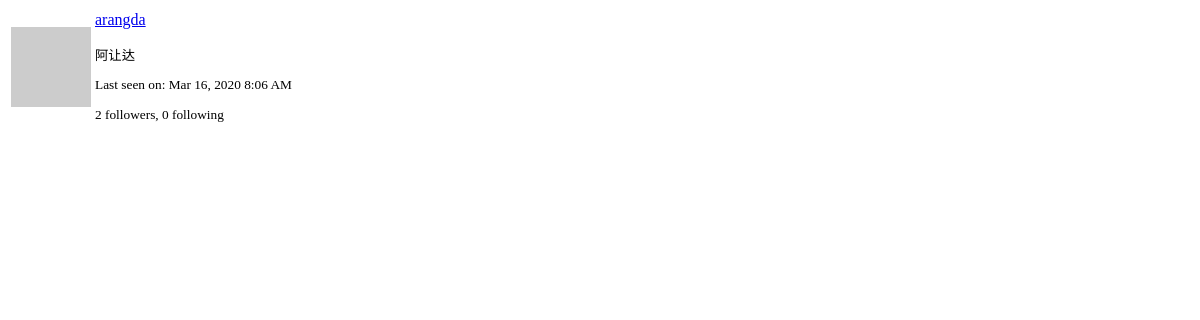
Before: /user/arangda/popup (signed in) with the older database file.
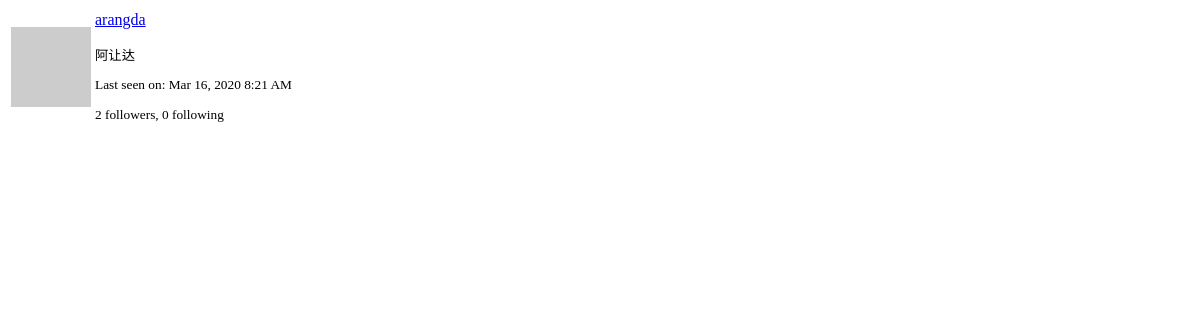
After: the same page with the newer database file.
### app/models.py (models this page shows, shortened)
class User(UserMixin,db.Model):
    id = db.Column(db.Integer,primary_key=True)
    username = db.Column(db.String(64),index=True,unique=True)
    email = db.Column(db.String(120),index=True,unique=True)
    password_hash = db.Column(db.String(128))
    about_me = db.Column(db.String(140))
    last_seen = db.Column(db.DateTime,default=datetime.utcnow)
    posts = db.relationship('Post',backref='author',lazy='dynamic')
    messages_sent = db.relationship('Message',
                                    foreign_keys='Message.sender_id',
                                    backref='author', lazy='dynamic')
    messages_received = db.relationship('Message',
                                        foreign_keys='Message.recipient_id',
                                        backref='recipient', lazy='dynamic')
    last_message_read_time = db.Column(db.DateTime)
    notifications = db.relationship('Notification',backref='user',lazy='dynamic')
    followed = db.relationship(
        'User',secondary=followers,
        primaryjoin=(followers.c.follower_id == id),
        secondaryjoin=(followers.c.followed_id == id),
        backref=db.backref('followers',lazy='dynamic'),lazy='dynamic'
    )
    tasks = db.relationship('Task',backref='user',lazy='dynamic')
    def avatar(self,size):
        digest = md5(self.email.lower().encode('utf-8')).hexdigest()
        return 'https://www.gravatar.com/avatar/{}?d=identicon&s={}'.format(digest,size)

### app/main/routes.py (the view)
@bp.route('/user/<username>/popup')
@login_required
def user_popup(username):
    user = User.query.filter_by(username=username).first_or_404()
    return render_template('user_popup.html',user=user)

### app/main/routes.py (called while the page is built)
@bp.before_app_request
def before_request():
    g.locale = str(get_locale())
    if current_user.is_authenticated:
        current_user.last_seen = datetime.utcnow()
        db.session.commit()

### app/models.py (called while the page is built)
@login.user_loader
def load_user(id):
    return User.query.get(int(id))

### app/templates/user_popup.html (shortened to what this page needs)
<table class="table">
    <tr>
        <td width="64" style="border: 0px;"><img src="{{ user.avatar(64) }}"></td>
        <td style="border: 0px;">
            <p>
                <a href="{{ url_for('main.user', username=user.username) }}">
                    {{ user.username }}
                </a>
            </p>
            <small>
                {% if user.about_me %}<p>{{ user.about_me }}</p>{% endif %}
                {% if user.last_seen %}
                <p>{{ _('Last seen on') }}:
                   {{ moment(user.last_seen).format('lll') }}</p>
                {% endif %}
                <p>{{ _('%(count)d followers', count=user.followers.count()) }},
                   {{ _('%(count)d following', count=user.followed.count()) }}</p>
            </small>
        </td>
    </tr>
</table>

Changed rows visible on the page:
changed User "arangda": last_seen "Mar 16, 2020 8:06 AM" → "Mar 16, 2020 8:21 AM"
